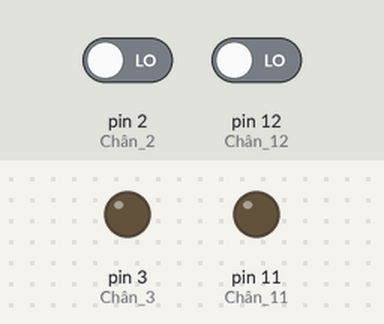
Simulated run of this sketch. Board: Arduino Uno, built with avr-gcc and run on an emulated ATmega328P. On the bench: output pins drawn as LEDs (lit = HIGH). Inputs (shaded band) come from the test bench; at power-on: pin 2 (Chân_2) LOW, pin 12 (Chân_12) LOW.

Above: at 1.2 s.
1.3 s: pin 2 (Chân_2) driven HIGH
At 1.7 s:
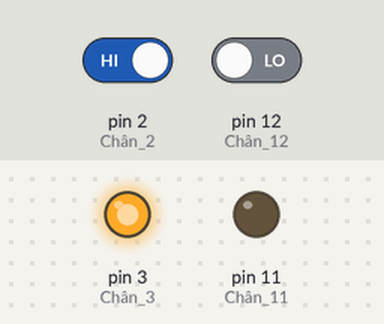
2.8 s: pin 12 (Chân_12) driven HIGH
At 4.0 s:
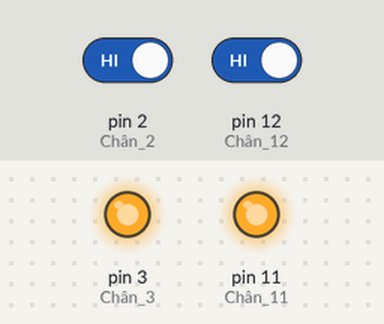
4.3 s: pin 2 (Chân_2) driven LOW
At 5.2 s:
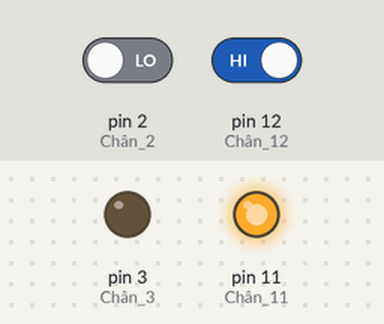
5.8 s: pin 12 (Chân_12) driven LOW
At 6.3 s:
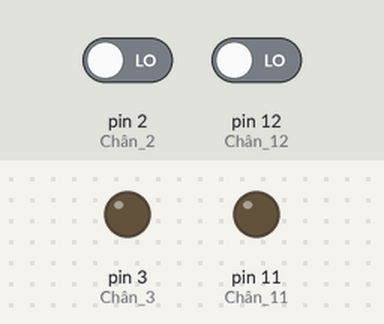
Timing chart, 0 to 8.3 s (numbered marks = the images above; inputs shaded):
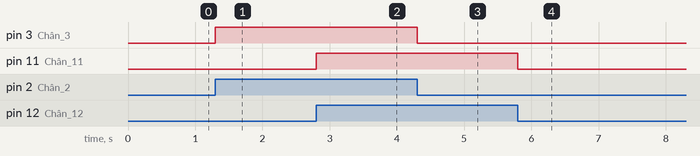

Measured:
- after the input at 1.3 s, pin 3 (Chân_3): LOW → HIGH at once
- after the input at 2.8 s, pin 11 (Chân_11): LOW → HIGH at once
- after the input at 4.3 s, pin 3 (Chân_3): HIGH → LOW at once
- after the input at 5.8 s, pin 11 (Chân_11): HIGH → LOW at once

The sketch:

basic.ino
```cpp
void setup() {
    pinMode(2, INPUT);  // Chân 2: INPUT
    pinMode(12, INPUT); // Chân 12: INPUT
    pinMode(3, OUTPUT); // Chân 3: OUTPUT
    pinMode(11, OUTPUT); // Chân 11: OUTPUT
}

void loop() {
    int inputState1 = digitalRead(12); // Đọc trạng thái chân 12
    int inputState2 = digitalRead(2);   // Đọc trạng thái chân 2

    // Nếu chân 12 mức cao, điều khiển chân 11 mức cao
    if (inputState1 == HIGH) {
        digitalWrite(11, HIGH);
    } else {
        digitalWrite(11, LOW);
    }

    // Nếu chân 2 mức cao, điều khiển chân 3 mức cao
    if (inputState2 == HIGH) {
        digitalWrite(3, HIGH);
    } else {
        digitalWrite(3, LOW);
    }
}
```
